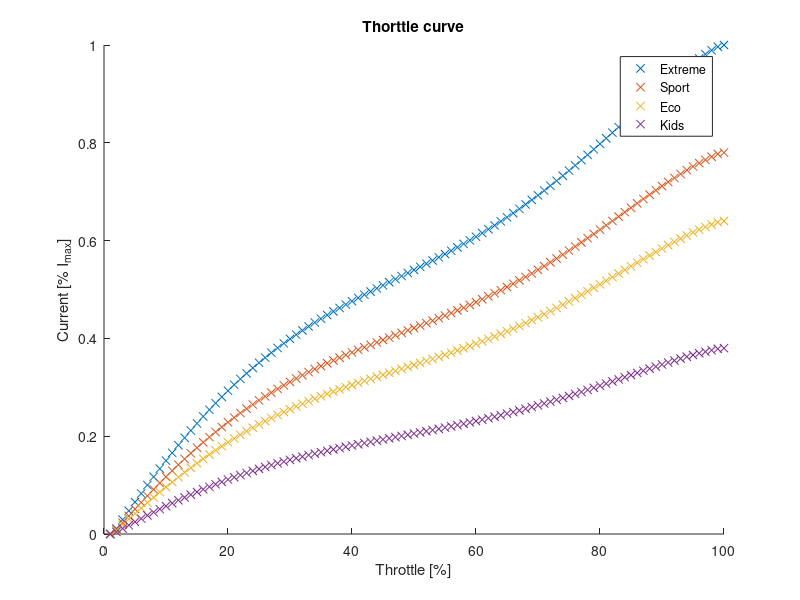

The MATLAB source for this figure:
close all;

thr_input = 0:1:99;

pointsx = [1,10,15,30,40,50,60,70,80,85,90,100];
pointsy = [0,0.2,0.23,0.36,0.52,0.55,0.63,0.68,0.79,0.87,0.95,1];
p = polyval(polyfit(pointsx, pointsy, 5), thr_input);
p(p>1) = 1;
p(p<0) = 0;

thr_curve = p;
thr_curve2 = p;
thr_curve3 = p;
thr_curve4 = p;

for i=thr_input+1
    thr_curve(i) = thr_curve(i)     *   1.00; % extreme
	thr_curve2(i) = thr_curve2(i)   *   0.78; % sport
	thr_curve3(i) = thr_curve3(i)   *   0.64; % eco
	thr_curve4(i) = thr_curve4(i)   *   0.38; % slow
end

figure(1)
hold on;
plot(thr_curve, 'x'); 
plot(thr_curve2, 'x');
plot(thr_curve3, 'x');
plot(thr_curve4, 'x');
title('Thorttle curve')
xlabel('Throttle [%]')
ylabel('Current [% I_{max}]')
legend('Extreme', 'Sport', 'Eco', 'Kids')

clc;
fprintf("\n");
fprintf("static const float aw_curve_ravik_extreme[] = {%s};\n", regexprep(num2str(thr_curve),'\s+',','));
fprintf("static const float aw_curve_ravik_sport[] = {%s};\n", regexprep(num2str(thr_curve2),'\s+',','));
fprintf("static const float aw_curve_ravik_eco[] = {%s};\n", regexprep(num2str(thr_curve3),'\s+',','));
fprintf("static const float aw_curve_ravik_kids[] = {%s};\n", regexprep(num2str(thr_curve4),'\s+',','));
fprintf("\n");